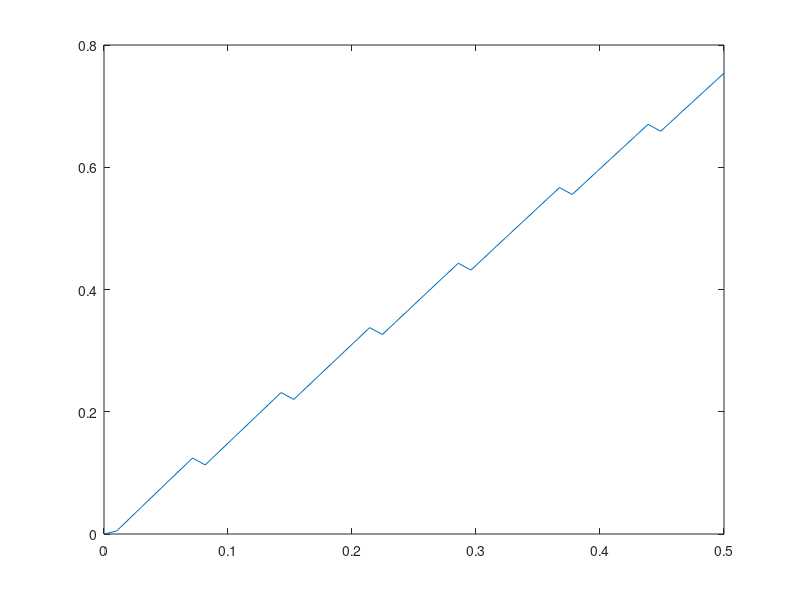

Write MATLAB code to recreate this figure.
clear;
format compact;    % type "help format" to learn what this does

g=9.8;             % acceleration due to gravity
speed=0;          % initial speed is 50 m/s
angle=270;          % beware of radians vs degrees for trig functions

h=0.001;      % timestep of 0.5 second


p = 1.2;
rho = 7800;
bigM = 100 * 0.454;
smallM = 0.454;
bigR = ( (3*bigM) / (4*pi*rho) )^(1/3);
smallR = ( (3*smallM) / (4*pi*rho) )^(1/3);
bigA = pi*bigR^2;
smallA = pi*smallR^2;

exactRange=speed^2*sind(2*angle)/g;


ii = 1;
Cd = 0.5;
while Cd >= 0
    bigPos=[0 50];  % start at 50m above ground
    smallPos=[0 50];
    bigVel=[0 0];
    smallVel = bigVel;
    i=0;
    time = 0;
    while bigPos(2)>=0
    
      % Acceleration due to gravity with air resistance
      bigAcc=  -(0.5*Cd*p*bigA*norm(bigVel)/bigM)*bigVel - [0 g];
      smallAcc= -(0.5*Cd*p*smallA*norm(smallVel)/smallM)*smallVel - [0 g];
    
      % Euler method
      bigPos= bigPos + h*bigVel;
      bigVel= bigVel + h*bigAcc;
      smallPos = smallPos + h*smallVel;
      smallVel = smallVel + h*smallAcc;
      time = time + h;
    end
    if smallPos(2) < 0
        smallPos(2) = 0;
    end

    if bigPos(2) < 0
        bigPos(2) = 0;
    end
    Cd = Cd - 0.01;
    heightDiff(ii) = abs(bigPos(2) - smallPos(2));
    ii = ii + 1;
    % plot the trajectory as points connected by lines
    %plot(x,y,'o-')
    %xlabel('distance (m)')
    %ylabel('height (m)')
    

end

plot(linspace(0.5,0,50), heightDiff)


% linear interpolation to estimate the range of the projectile
%slope=(pos(2)-y(end))/(pos(1)-x(end));
%range=x(end)-y(end)/slope;
%perror = 100 * abs(range - exactRange) / exactRange;